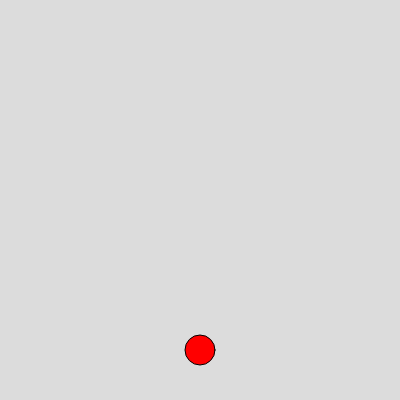
Frame 1 (no input)
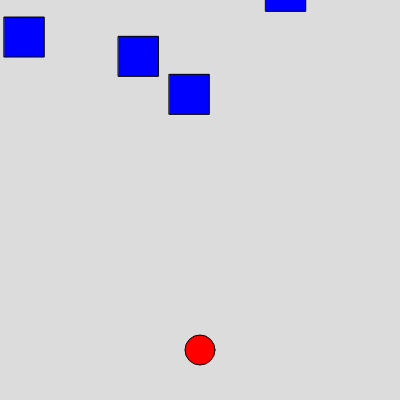
Frame 60 (no input)
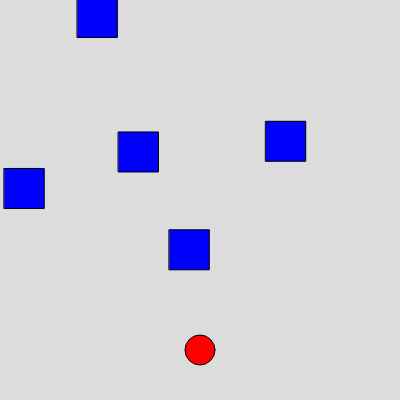
Frame 120 (the mouse pressed at the canvas centre since frame 60)

The p5.js sketch that drew these frames (run headless with seeded random() and noise() and a simulated clock; from frame 60 on, the mouse is pressed at the canvas centre):

// p5.js sketch
// ── sketch.js
// Define una clase padre para todos los objetos del juego
class GameObject {
  constructor(x, y, size) {
    this.x = x;
    this.y = y;
    this.size = size;
  }

  // Metodo que dibuja el objeto en la pantalla
  draw() {
    // Este va a ser sobreescrito por las clases hijo
  }

  // Metodo que actualiza la posicion del objeto
  update() {
    // Este va a ser sobreescrito por las clases hijo
  }

  // Metodo donde el objeto choca con otros objetos
  collidesWith(other) {
    let distance = dist(this.x, this.y, other.x, other.y);
    return distance < this.size / 2 + other.size / 2;
  }
}

// Define una clase hijo para el jugador
class Player extends GameObject {
  constructor(x, y, size) {
    super(x, y, size);
    this.speed = 5;
  }

  // Sobreescribe el metodo draw del padre para dibujar un circulo para el jugador
  draw() {
    fill(255, 0, 0);
    circle(this.x, this.y, this.size);
  }

  // Controles del juego
  update() {
    if (keyIsDown(LEFT_ARROW)) {
      this.x -= this.speed;
    } else if (keyIsDown(RIGHT_ARROW)) {
      this.x += this.speed;
    }

    if (keyIsDown(UP_ARROW)) {
      this.y -= this.speed;
    } else if (keyIsDown(DOWN_ARROW)) {
      this.y += this.speed;
    }

    // El jugador no se sale de la pantalla
    this.x = constrain(this.x, this.size / 2, width - this.size / 2);
    this.y = constrain(this.y, this.size / 2, height - this.size / 2);
  }
}

// Define una clase hijo para los enemigos
class Enemy extends GameObject {
  constructor(x, y, size) {
    super(x, y, size);
    this.speed = random(1, 3);
  }

  // Dibuja un rectangulo para el enemigo
  draw() {
    fill(0, 0, 255);
    rect(this.x - this.size / 2, this.y - this.size / 2, this.size, this.size);
  }

  // Hace que el enemigo caiga hacia abajo
  update() {
    this.y += this.speed;

    // Hace respawn del enemigo en localizaciones aleatorias
    if (this.y > height + this.size / 2) {
      this.x = random(this.size / 2, width - this.size / 2);
      this.y = random(-height / 2, -this.size / 2);
      this.speed = random(1, 3);
    }
  }
}

// Crear un array para guardar todos los objetos del juego
let objects = [];

// Crear una variable para guardar el jugador
let player;

function setup() {
  createCanvas(400, 400);

  // Crear un nuevo objeto jugador y agregarlo al array de objetos
  player = new Player(width / 2, height - 50, 30);
  objects.push(player);

  // Crea  enemigos y los agrega al array de objetos
  for (let i = 0; i < 5; i++) {
    let enemy = new Enemy(random(width), random(-height / 2, 0), 40);
    objects.push(enemy);
  }
}

function draw() {

  // fondo
  background(220);

  // actualiza todos los objetos
  for (let object of objects) {
    object.update();
    object.draw();
  }

  // Verifica si el jugador choca con un enemigo
  for (let object of objects) {
    if (object instanceof Enemy && object.collidesWith(player)) {
      noLoop();
    }
  }
}
